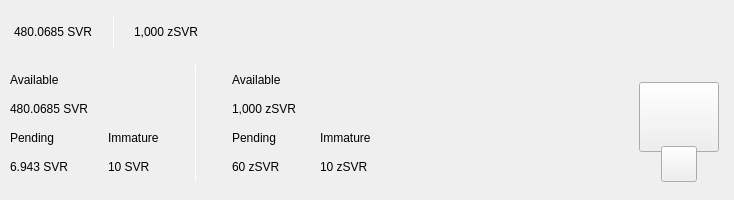
<?xml version="1.0" encoding="UTF-8"?>
<ui version="4.0">
 <class>TopBar</class>
 <widget class="QWidget" name="TopBar">
  <property name="geometry">
   <rect>
    <x>0</x>
    <y>0</y>
    <width>734</width>
    <height>200</height>
   </rect>
  </property>
  <property name="minimumSize">
   <size>
    <width>0</width>
    <height>200</height>
   </size>
  </property>
  <property name="maximumSize">
   <size>
    <width>16777215</width>
    <height>200</height>
   </size>
  </property>
  <property name="windowTitle">
   <string>Form</string>
  </property>
  <layout class="QVBoxLayout" name="verticalLayout_10" stretch="0">
   <property name="spacing">
    <number>0</number>
   </property>
   <property name="leftMargin">
    <number>0</number>
   </property>
   <property name="topMargin">
    <number>0</number>
   </property>
   <property name="rightMargin">
    <number>0</number>
   </property>
   <property name="bottomMargin">
    <number>0</number>
   </property>
   <item>
    <widget class="PFBorderImage" name="containerTop" native="true">
     <layout class="QVBoxLayout" name="verticalLayout_11">
      <property name="spacing">
       <number>0</number>
      </property>
      <property name="leftMargin">
       <number>0</number>
      </property>
      <property name="topMargin">
       <number>0</number>
      </property>
      <property name="rightMargin">
       <number>0</number>
      </property>
      <property name="bottomMargin">
       <number>0</number>
      </property>
      <item>
       <widget class="QWidget" name="top_container_2" native="true">
        <property name="minimumSize">
         <size>
          <width>0</width>
          <height>65</height>
         </size>
        </property>
        <layout class="QHBoxLayout" name="top_container">
         <property name="spacing">
          <number>0</number>
         </property>
         <property name="leftMargin">
          <number>14</number>
         </property>
         <property name="topMargin">
          <number>0</number>
         </property>
         <property name="rightMargin">
          <number>14</number>
         </property>
         <property name="bottomMargin">
          <number>0</number>
         </property>
         <item alignment="Qt::AlignVCenter">
          <widget class="QWidget" name="widgetTopAmount" native="true">
           <property name="sizePolicy">
            <sizepolicy hsizetype="Preferred" vsizetype="Maximum">
             <horstretch>0</horstretch>
             <verstretch>0</verstretch>
            </sizepolicy>
           </property>
           <layout class="QHBoxLayout" name="horizontalLayout_5">
            <property name="spacing">
             <number>0</number>
            </property>
            <property name="leftMargin">
             <number>0</number>
            </property>
            <property name="topMargin">
             <number>0</number>
            </property>
            <property name="rightMargin">
             <number>0</number>
            </property>
            <property name="bottomMargin">
             <number>0</number>
            </property>
            <item alignment="Qt::AlignTop">
             <widget class="QLabel" name="labelAmountTopSvr">
              <property name="minimumSize">
               <size>
                <width>0</width>
                <height>36</height>
               </size>
              </property>
              <property name="styleSheet">
               <string notr="true">padding:0px;margin:0px;</string>
              </property>
              <property name="text">
               <string notr="true">480.0685 SVR</string>
              </property>
             </widget>
            </item>
            <item>
             <spacer name="horizontalSpacer_11">
              <property name="orientation">
               <enum>Qt::Horizontal</enum>
              </property>
              <property name="sizeType">
               <enum>QSizePolicy::Fixed</enum>
              </property>
              <property name="sizeHint" stdset="0">
               <size>
                <width>20</width>
                <height>20</height>
               </size>
              </property>
             </spacer>
            </item>
            <item alignment="Qt::AlignVCenter">
             <widget class="QLabel" name="typeSpacerTop">
              <property name="minimumSize">
               <size>
                <width>1</width>
                <height>30</height>
               </size>
              </property>
              <property name="maximumSize">
               <size>
                <width>1</width>
                <height>30</height>
               </size>
              </property>
              <property name="styleSheet">
               <string notr="true">background-color:white;
padding:0px;
border:none;</string>
              </property>
              <property name="text">
               <string/>
              </property>
             </widget>
            </item>
            <item>
             <spacer name="horizontalSpacer_12">
              <property name="orientation">
               <enum>Qt::Horizontal</enum>
              </property>
              <property name="sizeType">
               <enum>QSizePolicy::Fixed</enum>
              </property>
              <property name="sizeHint" stdset="0">
               <size>
                <width>20</width>
                <height>20</height>
               </size>
              </property>
             </spacer>
            </item>
            <item alignment="Qt::AlignTop">
             <widget class="QLabel" name="labelAmountTopzSvr">
              <property name="minimumSize">
               <size>
                <width>0</width>
                <height>36</height>
               </size>
              </property>
              <property name="text">
               <string notr="true">1,000 zSVR</string>
              </property>
             </widget>
            </item>
           </layout>
          </widget>
         </item>
         <item>
          <spacer name="horizontalSpacer">
           <property name="orientation">
            <enum>Qt::Horizontal</enum>
           </property>
           <property name="sizeHint" stdset="0">
            <size>
             <width>40</width>
             <height>20</height>
            </size>
           </property>
          </spacer>
         </item>
         <item>
          <layout class="QHBoxLayout" name="horizontalLayout_4">
           <property name="spacing">
            <number>12</number>
           </property>
           <property name="rightMargin">
            <number>0</number>
           </property>
           <item alignment="Qt::AlignRight">
            <widget class="QWidget" name="layoutSync" native="true">
             <property name="minimumSize">
              <size>
               <width>0</width>
               <height>36</height>
              </size>
             </property>
             <property name="maximumSize">
              <size>
               <width>16777215</width>
               <height>36</height>
              </size>
             </property>
             <layout class="QVBoxLayout" name="verticalLayout_9">
              <property name="leftMargin">
               <number>0</number>
              </property>
              <property name="topMargin">
               <number>0</number>
              </property>
              <property name="rightMargin">
               <number>0</number>
              </property>
              <property name="bottomMargin">
               <number>0</number>
              </property>
              <item>
               <widget class="ExpandableButton" name="pushButtonSync" native="true">
                <property name="minimumSize">
                 <size>
                  <width>36</width>
                  <height>36</height>
                 </size>
                </property>
                <property name="maximumSize">
                 <size>
                  <width>16777215</width>
                  <height>36</height>
                 </size>
                </property>
               </widget>
              </item>
             </layout>
            </widget>
           </item>
           <item>
            <widget class="ExpandableButton" name="pushButtonHDUpgrade" native="true">
             <property name="minimumSize">
              <size>
               <width>36</width>
               <height>36</height>
              </size>
             </property>
            </widget>
           </item>
           <item>
            <widget class="ExpandableButton" name="pushButtonStack" native="true">
             <property name="minimumSize">
              <size>
               <width>36</width>
               <height>36</height>
              </size>
             </property>
            </widget>
           </item>
           <item>
            <widget class="ExpandableButton" name="pushButtonColdStaking" native="true">
             <property name="minimumSize">
              <size>
               <width>36</width>
               <height>36</height>
              </size>
             </property>
            </widget>
           </item>
           <item>
            <widget class="ExpandableButton" name="pushButtonConnection" native="true">
             <property name="minimumSize">
              <size>
               <width>36</width>
               <height>36</height>
              </size>
             </property>
            </widget>
           </item>
           <item>
            <widget class="ExpandableButton" name="pushButtonTor" native="true">
             <property name="minimumSize">
              <size>
               <width>36</width>
               <height>36</height>
              </size>
             </property>
            </widget>
           </item>
           <item>
            <widget class="ExpandableButton" name="pushButtonLock" native="true">
             <property name="sizePolicy">
              <sizepolicy hsizetype="Expanding" vsizetype="Expanding">
               <horstretch>0</horstretch>
               <verstretch>0</verstretch>
              </sizepolicy>
             </property>
             <property name="minimumSize">
              <size>
               <width>36</width>
               <height>0</height>
              </size>
             </property>
            </widget>
           </item>
           <item>
            <widget class="ExpandableButton" name="pushButtonTheme" native="true">
             <property name="minimumSize">
              <size>
               <width>36</width>
               <height>36</height>
              </size>
             </property>
             <property name="maximumSize">
              <size>
               <width>16777215</width>
               <height>36</height>
              </size>
             </property>
            </widget>
           </item>
           <item>
            <widget class="ExpandableButton" name="pushButtonFAQ" native="true">
             <property name="minimumSize">
              <size>
               <width>36</width>
               <height>36</height>
              </size>
             </property>
            </widget>
           </item>
          </layout>
         </item>
        </layout>
       </widget>
      </item>
      <item>
       <widget class="QWidget" name="bottom_container" native="true">
        <property name="minimumSize">
         <size>
          <width>0</width>
          <height>135</height>
         </size>
        </property>
        <layout class="QHBoxLayout" name="botton_container">
         <property name="leftMargin">
          <number>10</number>
         </property>
         <property name="topMargin">
          <number>0</number>
         </property>
         <property name="rightMargin">
          <number>10</number>
         </property>
         <property name="bottomMargin">
          <number>10</number>
         </property>
         <item>
          <layout class="QHBoxLayout" name="horizontalLayout_3">
           <property name="bottomMargin">
            <number>9</number>
           </property>
           <item>
            <layout class="QVBoxLayout" name="verticalLayout_7">
             <property name="spacing">
              <number>0</number>
             </property>
             <property name="leftMargin">
              <number>0</number>
             </property>
             <property name="rightMargin">
              <number>30</number>
             </property>
             <item>
              <layout class="QVBoxLayout" name="verticalLayout_2">
               <item>
                <widget class="QLabel" name="labelTitle1">
                 <property name="text">
                  <string>Available</string>
                 </property>
                </widget>
               </item>
               <item>
                <widget class="QLabel" name="labelAmountSvr">
                 <property name="text">
                  <string notr="true">480.0685 SVR</string>
                 </property>
                </widget>
               </item>
              </layout>
             </item>
             <item>
              <layout class="QHBoxLayout" name="horizontalLayout_2">
               <property name="spacing">
                <number>0</number>
               </property>
               <item>
                <layout class="QVBoxLayout" name="verticalLayout_3">
                 <item>
                  <widget class="QLabel" name="labelTitle3">
                   <property name="text">
                    <string>Pending</string>
                   </property>
                  </widget>
                 </item>
                 <item>
                  <widget class="QLabel" name="labelPendingSvr">
                   <property name="text">
                    <string notr="true">6.943 SVR</string>
                   </property>
                  </widget>
                 </item>
                </layout>
               </item>
               <item>
                <spacer name="horizontalSpacer_3">
                 <property name="orientation">
                  <enum>Qt::Horizontal</enum>
                 </property>
                 <property name="sizeType">
                  <enum>QSizePolicy::Fixed</enum>
                 </property>
                 <property name="sizeHint" stdset="0">
                  <size>
                   <width>40</width>
                   <height>20</height>
                  </size>
                 </property>
                </spacer>
               </item>
               <item>
                <layout class="QVBoxLayout" name="verticalLayout_4">
                 <item>
                  <widget class="QLabel" name="labelTitle4">
                   <property name="text">
                    <string>Immature</string>
                   </property>
                  </widget>
                 </item>
                 <item>
                  <widget class="QLabel" name="labelImmatureSvr">
                   <property name="text">
                    <string notr="true">10 SVR</string>
                   </property>
                  </widget>
                 </item>
                </layout>
               </item>
              </layout>
             </item>
            </layout>
           </item>
           <item>
            <widget class="QLabel" name="typeSpacerExpanded">
             <property name="minimumSize">
              <size>
               <width>1</width>
               <height>100</height>
              </size>
             </property>
             <property name="maximumSize">
              <size>
               <width>1</width>
               <height>16777215</height>
              </size>
             </property>
             <property name="styleSheet">
              <string notr="true">background-color:white;
padding:0px;
border:none;</string>
             </property>
             <property name="text">
              <string/>
             </property>
            </widget>
           </item>
           <item>
            <widget class="QWidget" name="zerocoinBalances" native="true">
             <layout class="QVBoxLayout" name="verticalLayout_8">
              <property name="spacing">
               <number>0</number>
              </property>
              <property name="leftMargin">
               <number>30</number>
              </property>
              <property name="topMargin">
               <number>0</number>
              </property>
              <property name="rightMargin">
               <number>0</number>
              </property>
              <property name="bottomMargin">
               <number>0</number>
              </property>
              <item>
               <layout class="QVBoxLayout" name="verticalLayout">
                <item>
                 <widget class="QLabel" name="labelTitleAvailablezSvr">
                  <property name="text">
                   <string>Available</string>
                  </property>
                 </widget>
                </item>
                <item>
                 <widget class="QLabel" name="labelAvailablezSvr">
                  <property name="text">
                   <string notr="true">1,000 zSVR</string>
                  </property>
                 </widget>
                </item>
               </layout>
              </item>
              <item>
               <layout class="QHBoxLayout" name="horizontalLayout">
                <property name="spacing">
                 <number>0</number>
                </property>
                <item>
                 <layout class="QVBoxLayout" name="verticalLayout_5">
                  <item>
                   <widget class="QLabel" name="labelTitlePendingzSvr">
                    <property name="text">
                     <string>Pending</string>
                    </property>
                   </widget>
                  </item>
                  <item>
                   <widget class="QLabel" name="labelPendingzSvr">
                    <property name="text">
                     <string notr="true">60 zSVR</string>
                    </property>
                   </widget>
                  </item>
                 </layout>
                </item>
                <item>
                 <spacer name="horizontalSpacer_4">
                  <property name="orientation">
                   <enum>Qt::Horizontal</enum>
                  </property>
                  <property name="sizeType">
                   <enum>QSizePolicy::Fixed</enum>
                  </property>
                  <property name="sizeHint" stdset="0">
                   <size>
                    <width>40</width>
                    <height>20</height>
                   </size>
                  </property>
                 </spacer>
                </item>
                <item>
                 <layout class="QVBoxLayout" name="verticalLayout_6">
                  <item>
                   <widget class="QLabel" name="labelTitleImmaturezSvr">
                    <property name="text">
                     <string>Immature</string>
                    </property>
                   </widget>
                  </item>
                  <item>
                   <widget class="QLabel" name="labelImmaturezSvr">
                    <property name="text">
                     <string notr="true">10 zSVR</string>
                    </property>
                   </widget>
                  </item>
                 </layout>
                </item>
               </layout>
              </item>
             </layout>
            </widget>
           </item>
          </layout>
         </item>
         <item>
          <spacer name="horizontalSpacer_2">
           <property name="orientation">
            <enum>Qt::Horizontal</enum>
           </property>
           <property name="sizeHint" stdset="0">
            <size>
             <width>40</width>
             <height>20</height>
            </size>
           </property>
          </spacer>
         </item>
         <item alignment="Qt::AlignHCenter|Qt::AlignVCenter">
          <widget class="QWidget" name="qrContainer" native="true">
           <property name="sizePolicy">
            <sizepolicy hsizetype="Preferred" vsizetype="Minimum">
             <horstretch>0</horstretch>
             <verstretch>0</verstretch>
            </sizepolicy>
           </property>
           <property name="minimumSize">
            <size>
             <width>90</width>
             <height>110</height>
            </size>
           </property>
           <property name="maximumSize">
            <size>
             <width>90</width>
             <height>110</height>
            </size>
           </property>
           <layout class="QVBoxLayout" name="containerQR">
            <property name="spacing">
             <number>0</number>
            </property>
            <property name="leftMargin">
             <number>5</number>
            </property>
            <property name="topMargin">
             <number>10</number>
            </property>
            <property name="rightMargin">
             <number>5</number>
            </property>
            <property name="bottomMargin">
             <number>0</number>
            </property>
            <item>
             <widget class="QPushButton" name="btnQr">
              <property name="minimumSize">
               <size>
                <width>70</width>
                <height>70</height>
               </size>
              </property>
              <property name="maximumSize">
               <size>
                <width>16777215</width>
                <height>70</height>
               </size>
              </property>
              <property name="focusPolicy">
               <enum>Qt::NoFocus</enum>
              </property>
              <property name="text">
               <string/>
              </property>
              <property name="iconSize">
               <size>
                <width>70</width>
                <height>70</height>
               </size>
              </property>
             </widget>
            </item>
            <item>
             <spacer name="verticalSpacer">
              <property name="orientation">
               <enum>Qt::Vertical</enum>
              </property>
              <property name="sizeType">
               <enum>QSizePolicy::Fixed</enum>
              </property>
              <property name="sizeHint" stdset="0">
               <size>
                <width>20</width>
                <height>20</height>
               </size>
              </property>
             </spacer>
            </item>
            <item alignment="Qt::AlignHCenter|Qt::AlignBottom">
             <widget class="QPushButton" name="pushButtonQR">
              <property name="minimumSize">
               <size>
                <width>36</width>
                <height>36</height>
               </size>
              </property>
              <property name="maximumSize">
               <size>
                <width>36</width>
                <height>36</height>
               </size>
              </property>
              <property name="focusPolicy">
               <enum>Qt::NoFocus</enum>
              </property>
              <property name="text">
               <string/>
              </property>
             </widget>
            </item>
           </layout>
          </widget>
         </item>
        </layout>
       </widget>
      </item>
     </layout>
    </widget>
   </item>
  </layout>
 </widget>
 <customwidgets>
  <customwidget>
   <class>ExpandableButton</class>
   <extends>QWidget</extends>
   <header>qt/sovranocoin/expandablebutton.h</header>
   <container>1</container>
  </customwidget>
  <customwidget>
   <class>PFBorderImage</class>
   <extends>QFrame</extends>
   <header>qt/sovranocoin/pfborderimage.h</header>
   <container>1</container>
  </customwidget>
 </customwidgets>
 <resources/>
 <connections/>
</ui>
